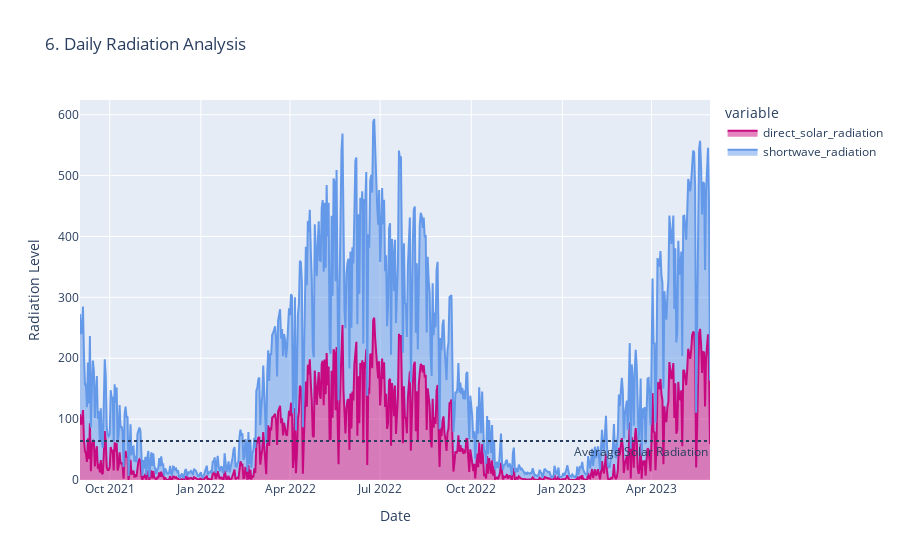

Notebook code for this chart:
### Code cell
fig = px.area(daily, x=daily.index, y=["direct_solar_radiation","shortwave_radiation"],title='6. Daily Radiation Analysis',
              color_discrete_map={"shortwave_radiation": "#6499E9","direct_solar_radiation": "#C70A80"})
fig.add_hline(y=meanSolar, line_dash="dot", annotation_text="Average Solar Radiation", annotation_position="bottom right")
fig.update_layout(xaxis_title="Date", yaxis_title="Radiation Level")
fig.show()

### Figure 1 — Plotly figure (JSON) as saved in the notebook; plotly's stock layout.template omitted (floating-point values rounded to 4 significant figures; data arrays with more than 128 entries replaced by an {"elided": "..."} marker saying what was removed)
{"data": [{"fillpattern": {"shape": ""}, "hovertemplate": "variable=direct_solar_radiation<br>datetime=%{x}<br>value=%{y}<extra></extra>", "legendgroup": "direct_solar_radiation", "line": {"color": "#C70A80"}, "marker": {"symbol": "circle"}, "mode": "lines", "name": "direct_solar_radiation", "orientation": "v", "showlegend": true, "stackgroup": "1", "type": "scatter", "x": {"elided": "637 str values"}, "xaxis": "x", "y": {"elided": "637 float values"}, "yaxis": "y"}, {"fillpattern": {"shape": ""}, "hovertemplate": "variable=shortwave_radiation<br>datetime=%{x}<br>value=%{y}<extra></extra>", "legendgroup": "shortwave_radiation", "line": {"color": "#6499E9"}, "marker": {"symbol": "circle"}, "mode": "lines", "name": "shortwave_radiation", "orientation": "v", "showlegend": true, "stackgroup": "1", "type": "scatter", "x": {"elided": "637 str values"}, "xaxis": "x", "y": {"elided": "637 float values"}, "yaxis": "y"}], "layout": {"annotations": [{"showarrow": false, "text": "Average Solar Radiation", "x": 1, "xanchor": "right", "xref": "x domain", "y": 63.95, "yanchor": "top", "yref": "y"}], "legend": {"title": {"text": "variable"}, "tracegroupgap": 0}, "shapes": [{"line": {"dash": "dot"}, "type": "line", "x0": 0, "x1": 1, "xref": "x domain", "y0": 63.95, "y1": 63.95, "yref": "y"}], "title": {"text": "6. Daily Radiation Analysis"}, "xaxis": {"anchor": "y", "domain": [0.0, 1.0], "title": {"text": "Date"}}, "yaxis": {"anchor": "x", "domain": [0.0, 1.0], "title": {"text": "Radiation Level"}}}}
